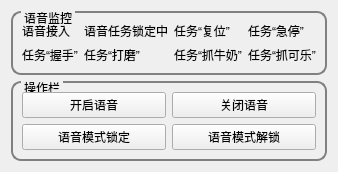
                  <widget class="QWidget" name="tab_voiceControl">
                   <attribute name="title">
                    <string>语音控制台</string>
                   </attribute>
                   <layout class="QHBoxLayout" name="horizontalLayout_20">
                    <item>
                     <layout class="QVBoxLayout" name="vLayout_tab_voiceControl">
                      <item>
                       <widget class="QGroupBox" name="gBox_tab_voiceControlStatus">
                        <property name="styleSheet">
                         <string notr="true">QGroupBox{

border-width:2px;

border-style:solid;

border-radius: 10px;

border-color:gray;

margin-top:0.5ex;

}

QGroupBox::title{

subcontrol-origin:margin;

subcontrol-position:top left;

left:10px;

margin-left:0px;

padding:0 1px;

}</string>
                        </property>
                        <property name="title">
                         <string>语音监控</string>
                        </property>
                        <layout class="QHBoxLayout" name="horizontalLayout_35">
                         <item>
                          <layout class="QGridLayout" name="gLayout_voiceStatus">
                           <item row="1" column="0">
                            <widget class="QLabel" name="label_voiceTask_shakehand">
                             <property name="text">
                              <string>任务“握手”</string>
                             </property>
                            </widget>
                           </item>
                           <item row="0" column="3">
                            <widget class="QLabel" name="label_voiceTask_quickStop">
                             <property name="text">
                              <string>任务“急停”</string>
                             </property>
                            </widget>
                           </item>
                           <item row="0" column="0">
                            <widget class="QLabel" name="label_voiceStatus">
                             <property name="text">
                              <string>语音接入</string>
                             </property>
                            </widget>
                           </item>
                           <item row="0" column="2">
                            <widget class="QLabel" name="label_voiceTask_restart">
                             <property name="text">
                              <string>任务“复位”</string>
                             </property>
                            </widget>
                           </item>
                           <item row="1" column="2">
                            <widget class="QLabel" name="label_voiceTask_milk">
                             <property name="text">
                              <string>任务“抓牛奶”</string>
                             </property>
                            </widget>
                           </item>
                           <item row="1" column="3">
                            <widget class="QLabel" name="label_voiceTask_colo">
                             <property name="text">
                              <string>任务“抓可乐”</string>
                             </property>
                            </widget>
                           </item>
                           <item row="0" column="1">
                            <widget class="QLabel" name="label_voiceLockStatus">
                             <property name="text">
                              <string>语音任务锁定中</string>
                             </property>
                            </widget>
                           </item>
                           <item row="1" column="1">
                            <widget class="QLabel" name="label_voiceTask_polish">
                             <property name="text">
                              <string>任务“打磨”</string>
                             </property>
                            </widget>
                           </item>
                          </layout>
                         </item>
                        </layout>
                       </widget>
                      </item>
                      <item>
                       <widget class="QGroupBox" name="gBox_tab_voiceControlOprate">
                        <property name="styleSheet">
                         <string notr="true">QGroupBox{

border-width:2px;

border-style:solid;

border-radius: 10px;

border-color:gray;

margin-top:0.5ex;

}

QGroupBox::title{

subcontrol-origin:margin;

subcontrol-position:top left;

left:10px;

margin-left:0px;

padding:0 1px;

}</string>
                        </property>
                        <property name="title">
                         <string>操作栏</string>
                        </property>
                        <layout class="QHBoxLayout" name="horizontalLayout_34">
                         <item>
                          <layout class="QGridLayout" name="gLayout_voiceOprate">
                           <item row="0" column="1">
                            <widget class="QPushButton" name="btn_closeVoice">
                             <property name="text">
                              <string>关闭语音</string>
                             </property>
                            </widget>
                           </item>
                           <item row="0" column="0">
                            <widget class="QPushButton" name="btn_startVoice">
                             <property name="text">
                              <string>开启语音</string>
                             </property>
                            </widget>
                           </item>
                           <item row="1" column="0">
                            <widget class="QPushButton" name="btn_lockVoice">
                             <property name="text">
                              <string>语音模式锁定</string>
                             </property>
                            </widget>
                           </item>
                           <item row="1" column="1">
                            <widget class="QPushButton" name="btn_unlockVoice">
                             <property name="text">
                              <string>语音模式解锁</string>
                             </property>
                            </widget>
                           </item>
                          </layout>
                         </item>
                        </layout>
                       </widget>
                      </item>
                     </layout>
                    </item>
                   </layout>
                  </widget>
